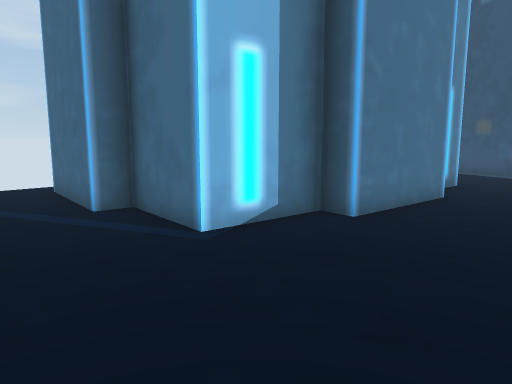
[1] (above)

23 first-person views from a walk through a Unity game level. The camera is 1.5 m above the floor, tilts 8° down and sees 70° across. The floor is counted in squares, 1 m on a side. Each view is taken from the middle of a square. On the plan, view 1 faces up. The plan holds only what a view shows up to about 16 squares ahead; the rest is blank. The place goes on beyond the plan. Some surface patterns are stand-ins.

[2]
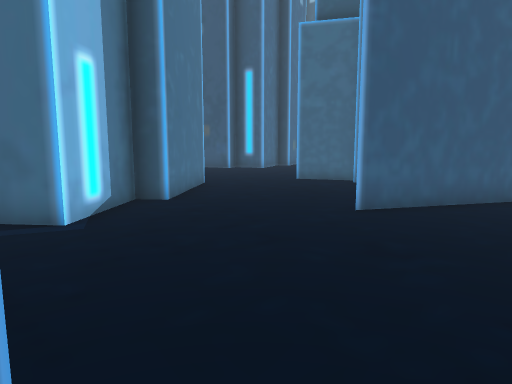

[3]
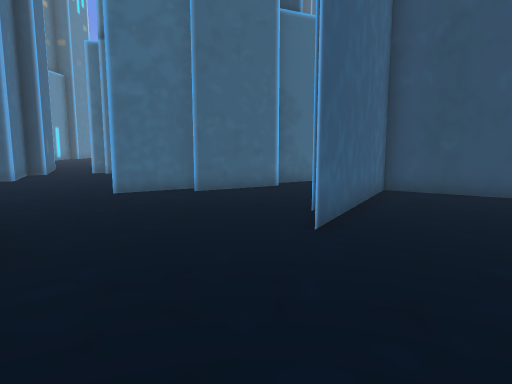

[4]
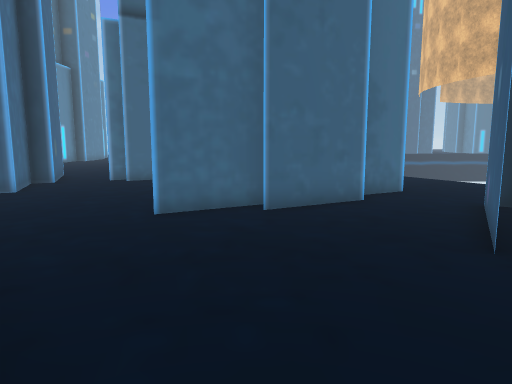

[5]
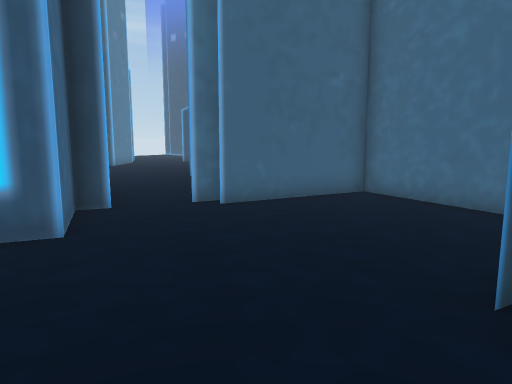

[6]
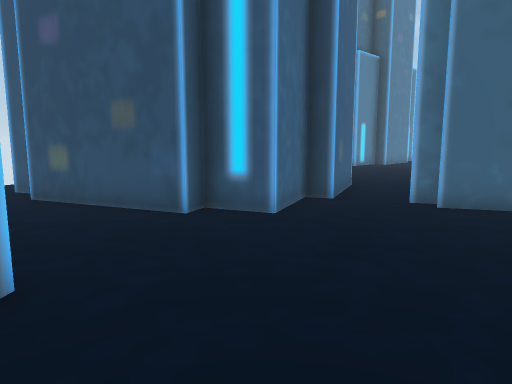

[7]
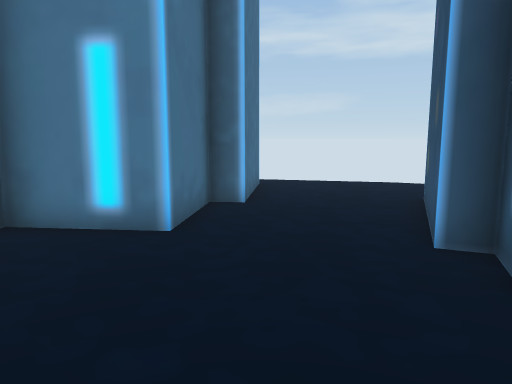

[8]
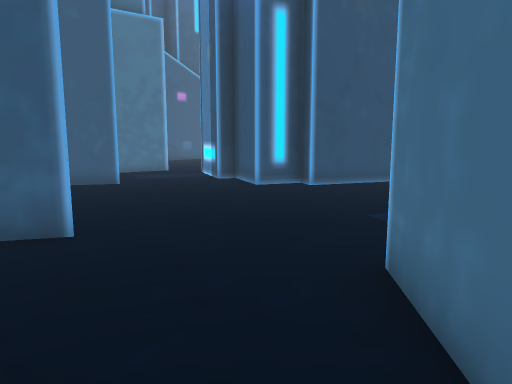

[9]
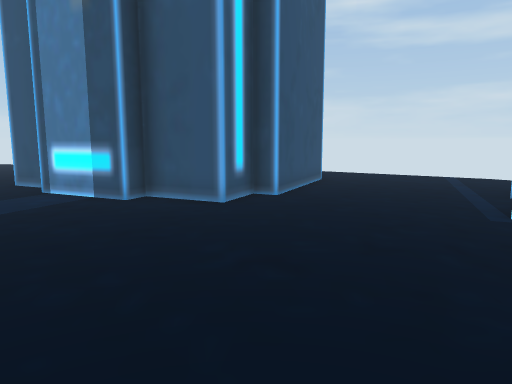

[10]
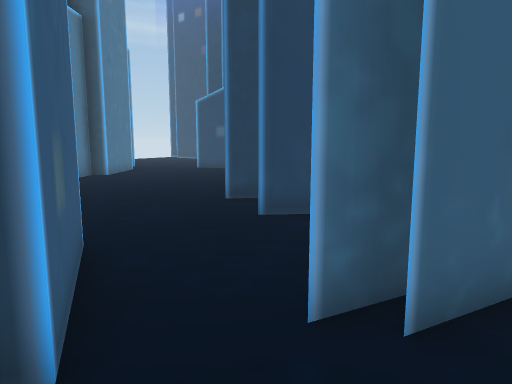

[11]
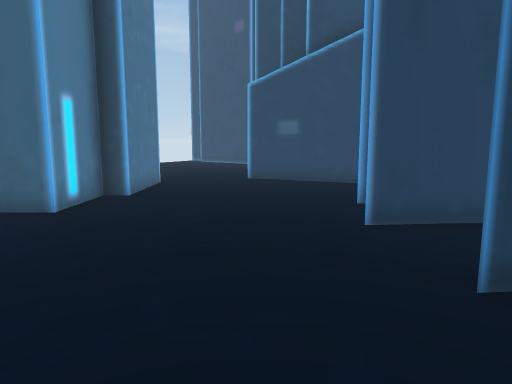

[12]
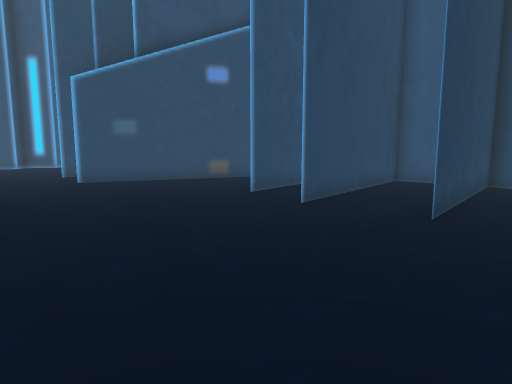

[13]
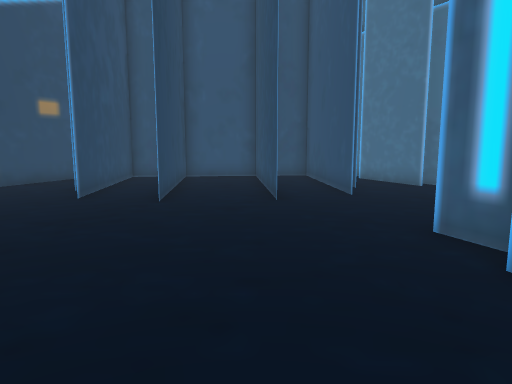

[14]
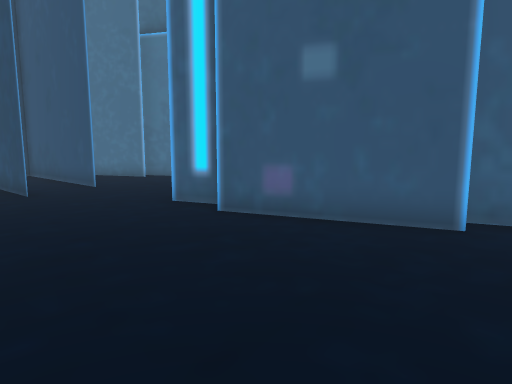

[15]
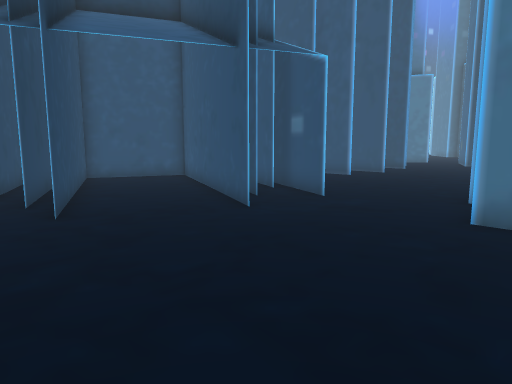

[16]
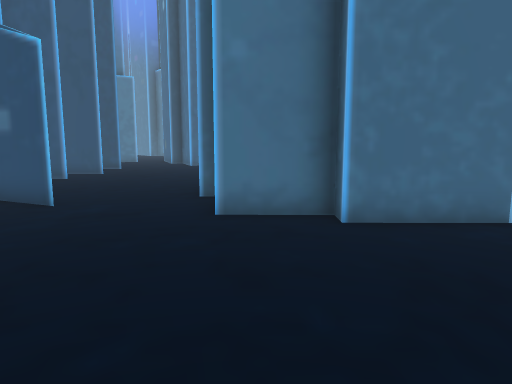

[17]
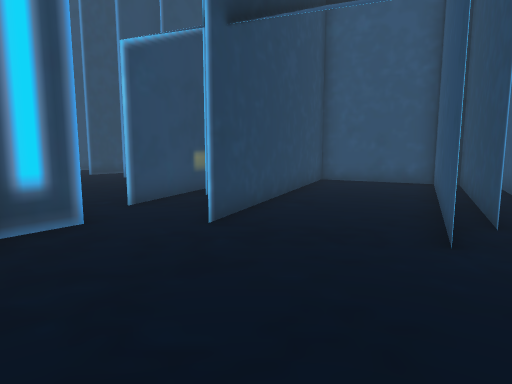

[18]
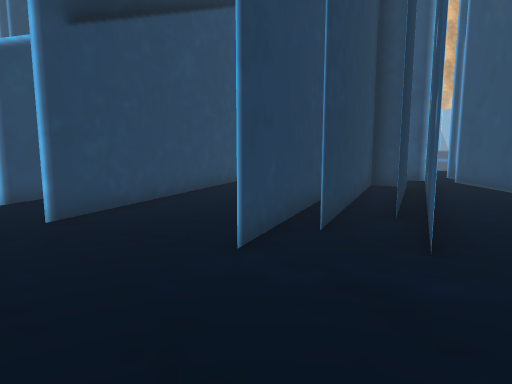

[19]
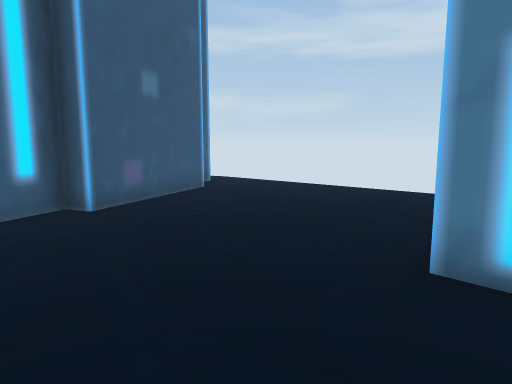

[20]
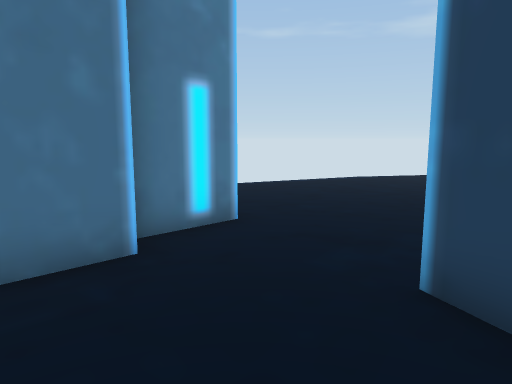

[21]
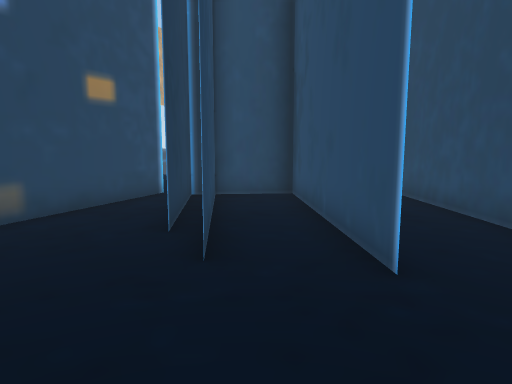

[22]
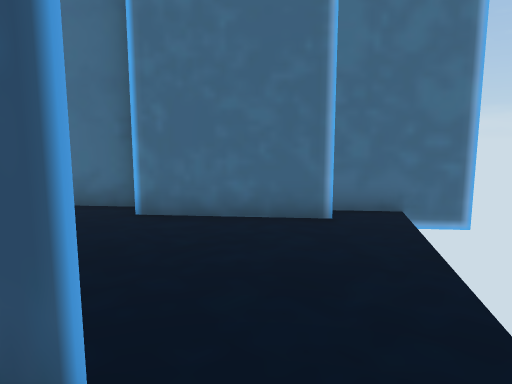

[23]
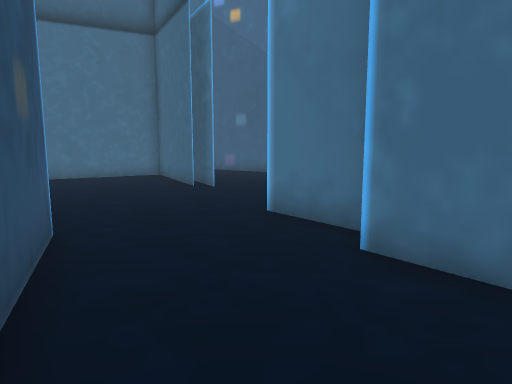

### Floor plan
Key: @ floor where view 1 was taken; # wall or solid block; x gap in a wall; . floor; v drop or lower ground; O other object.
Columns run from 7 left of view 1 to 41 right of it. Each row starts with its distance up from view 1.
 24                        .........O        #..
 23                        O........O        #.....
 22                 .      #O.......OO       #.......
 21              ....       ##.......        ........
 20        OO  .....O        O.......#       ........
 19         O.......#        #.......########........
 18         ###.....#        ##......................
 17           ##....##       #.......................
 16            #O....#       ##......................
 15             O....##     O..............OO.O......
 14             #.....###O##...............####.....O
 13             ##.......O.........O.......###....O..
 12             ##O..............O.O#.#...####...##.
 11 .##         #.........#...O..#..#.#...###....##
 10 ..##       ##.........##..#..#..#.#..####....###
  9 ..O##     ##...........##.#..#..#.#..####...####
  8 ...O## ####.....#......##O#..#..#.#..###...###O
  7 .....###.O......#.......OO##.#..#.#x## ##..###
  6 ......#.........##....#### O#######. #  ######
  5 ................##..###           #
  4 .................####
  3 #...........OO....##
  2 ###.........###O...#
  1   ##...........##.....
  0    ##..@........O......
 -1    #............#  ....
 -2    OO......  ..##    v
 -3    O......     #
 -4    O....O#

Where each view was taken, in squares from view 1:
view 1: 0 up, 0 right, facing up
view 2: 1 down, 3 left, facing up-right
view 3: 4 up, 2 left, facing right
view 4: 6 up, 1 right, facing right
view 5: 10 up, 6 right, facing right
view 6: 8 up, 6 right, facing up-right
view 7: 9 up, 12 right, facing up-left
view 8: 9 up, 6 right, facing down-left
view 9: 1 up, 6 right, facing left
view 10: 12 up, 12 right, facing right
view 11: 15 up, 18 right, facing right
view 12: 20 up, 19 right, facing down-right
view 13: 22 up, 22 right, facing down
view 14: 24 up, 24 right, facing down-left
view 15: 21 up, 41 right, facing down-left
view 16: 20 up, 41 right, facing left
view 17: 20 up, 38 right, facing down
view 18: 20 up, 35 right, facing down
view 19: 15 up, 27 right, facing up-left
view 20: 14 up, 29 right, facing up-right
view 21: 17 up, 26 right, facing down
view 22: 22 up, 9 right, facing down-left
view 23: 20 up, 7 right, facing down
